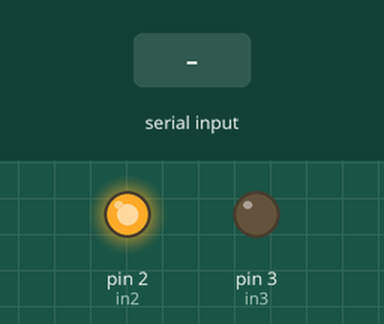
This sketch was run on a simulated Arduino Uno, built with avr-gcc and run on an emulated ATmega328P. Shown: output pins drawn as LEDs (lit = HIGH). Inputs (shaded band) come from the test bench.

Above: at 1.2 s.
1.3 s: "1" received over Serial
At 3.5 s:
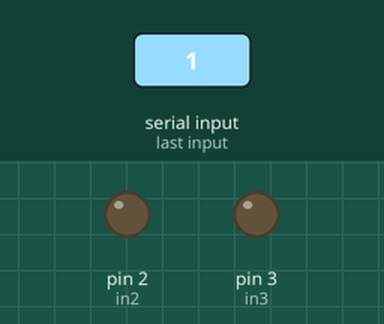
3.8 s: "0" received over Serial
Timing chart, 0 to 10.8 s (numbered marks = the images above; inputs shaded):
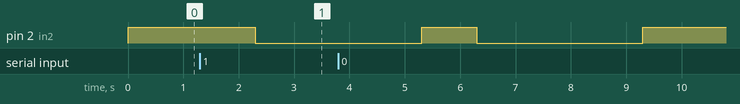

Measured:
- after the input at 1.3 s, pin 2 (in2): HIGH → LOW after 1.0 s

The sketch:

sketch_camera.ino
```cpp
int in2 = 2;
int in3 = 3;
String msg = "";
void setup() {
  // put your setup code here, to run once:
  Serial.begin(9600);
  pinMode(in2, OUTPUT);
  pinMode(in3, OUTPUT);


}

void loop() {
  digitalWrite(in2, HIGH);
  digitalWrite(in3, LOW);
  while (Serial.available() == 0) {}
  String msg = Serial.readString();

  if (msg != "") {
    digitalWrite(in2, LOW);
    digitalWrite(in3, LOW);
    delay(3000);
    String msg = "";
  }
}
```
